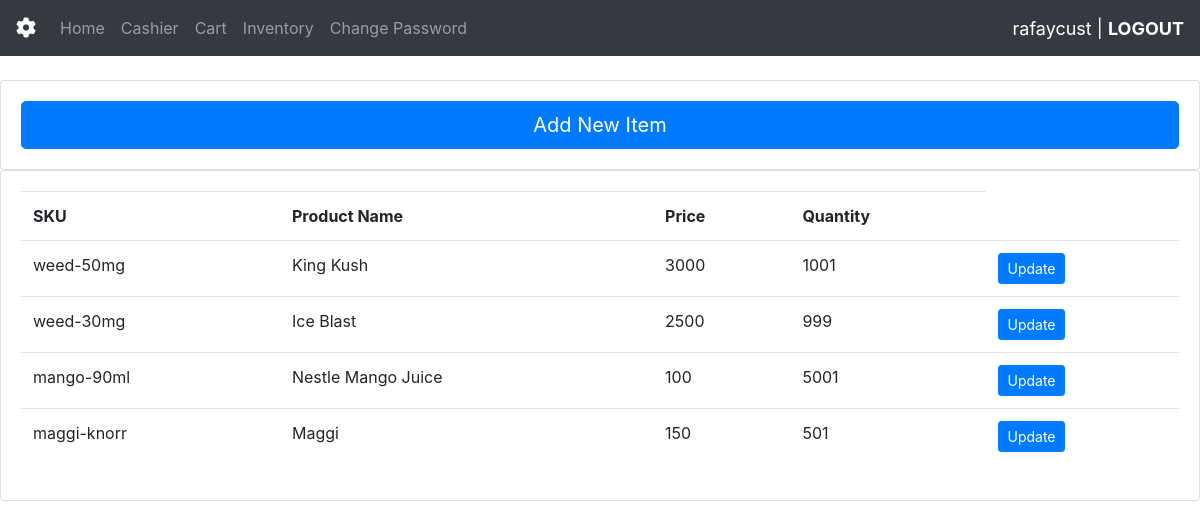
The page /stock/ (signed in) on the database its author committed.
### inventory/models.py (models this page shows, shortened)
class stock(models.Model):
    sku = models.CharField(max_length=100, primary_key=True)
    name = models.CharField(max_length=100, null=True)
    price = models.IntegerField(null=True)
    quantity = models.IntegerField(default=0, null=True)

### inventory/views.py (the view)
# urls.py: path('stock/', views.stonk, name='stock'),
@login_required(login_url='loginCash')
def stonk(request):
    cursor = connection.cursor()
    cursor.execute("SELECT * FROM inventory_stock")
    data = dictfetchall(cursor)
    return render(request, 'inventory/stock.html', {'data': data})

### inventory/views.py (called while the page is built)
def dictfetchall(cursor):
    desc = cursor.description
    return [
        dict(zip([col[0] for col in desc], row))
        for row in cursor.fetchall()
    ]

### inventory/templates/inventory/stock.html
{% extends 'inventory/main.html' %}
{% block content %}
<br>
<div class="row">
    <div class="col-md">
        <div class="card card-body">
            <a class="btn btn-primary btn-lg btn-block" href="{% url 'create_stock' %}">Add New Item</a>
        </div>
        <div class="card card-body">
            <table class="table">
                <tr>
                    <th>SKU</th>
                    <th>Product Name</th>
                    <th>Price</th>
                    <th>Quantity</th>
                </tr>
                {% for row in data %}
                    <tr>
                        <td>{{row.sku}}</td>
                        <td>{{row.name}}</td>
                        <td>{{row.price}}</td>
                        <td>{{row.quantity}}</td>
                        <td><a class="btn btn-primary btn-sm" href="{% url 'update_stock' row.sku %}">Update</a></td>
                    </tr>
                {% endfor %}
            </table>
        </div>
    </div>
</div>
{% endblock %}

### inventory/templates/inventory/navbar.html (shortened to what this page needs)
{% load static %}
<nav class="navbar navbar-expand-lg navbar-dark bg-dark">
    <a class="navbar-brand" href="#"><i class="fa-solid fa-cog fa-spin"></i></a>
    <div class="collapse navbar-collapse" id="navbarNavAltMarkup">
      <div class="navbar-nav">
        <a class="nav-item nav-link" href="{% url 'home' %}">Home</a>
        <a class="nav-item nav-link" href="{% url 'cashier' %}">Cashier</a>
        <a class="nav-item nav-link" href="{% url 'cart' %}">Cart</a>
        <a class="nav-item nav-link" href="{% url 'stock' %}">Inventory</a>
        <a class="nav-item nav-link" href="{% url 'change_password' %}">Change Password</a>
      </div>
    </div>
    <div class=".hello-msg">
      {% if request.user.is_authenticated %}
          <span class="hello-msg">{{request.user}} | <a href="{% url 'logout' %}" style="color: #fff; font-weight: bold;">LOGOUT</a></span>
      {% endif %}
    </div>
</nav>

### inventory/templates/inventory/navbar.html (style rules this page uses)
.hello-msg { font-size: 18px; color: #fff; margin-left: auto; }

### rows shown on the page
stock: sku "weed-50mg", name "King Kush", price "3000", quantity "1001"
stock: sku "weed-30mg", name "Ice Blast", price "2500", quantity "999"
stock: sku "mango-90ml", name "Nestle Mango Juice", price "100", quantity "5001"
stock: sku "maggi-knorr", name "Maggi", price "150", quantity "501"

### other values the page prints
{{ request.user }} "rafaycust"
